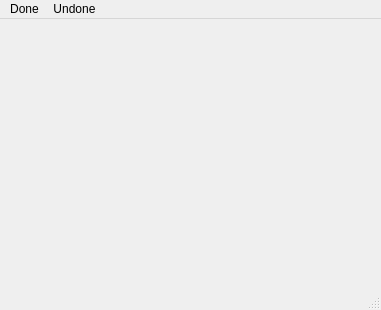
<?xml version="1.0" encoding="UTF-8"?>
<ui version="4.0">
 <class>MainWindow</class>
 <widget class="QMainWindow" name="MainWindow">
  <property name="geometry">
   <rect>
    <x>0</x>
    <y>0</y>
    <width>381</width>
    <height>310</height>
   </rect>
  </property>
  <property name="windowTitle">
   <string>MainWindow</string>
  </property>
  <widget class="QWidget" name="centralwidget">
   <layout class="QVBoxLayout" name="verticalLayout"/>
  </widget>
  <widget class="QMenuBar" name="menubar">
   <property name="geometry">
    <rect>
     <x>0</x>
     <y>0</y>
     <width>381</width>
     <height>22</height>
    </rect>
   </property>
   <widget class="QMenu" name="menuDone">
    <property name="title">
     <string>Done</string>
    </property>
   </widget>
   <widget class="QMenu" name="menuUndone">
    <property name="title">
     <string>Undone</string>
    </property>
   </widget>
   <addaction name="menuDone"/>
   <addaction name="menuUndone"/>
  </widget>
  <widget class="QStatusBar" name="statusbar"/>
 </widget>
 <resources/>
 <connections/>
</ui>
